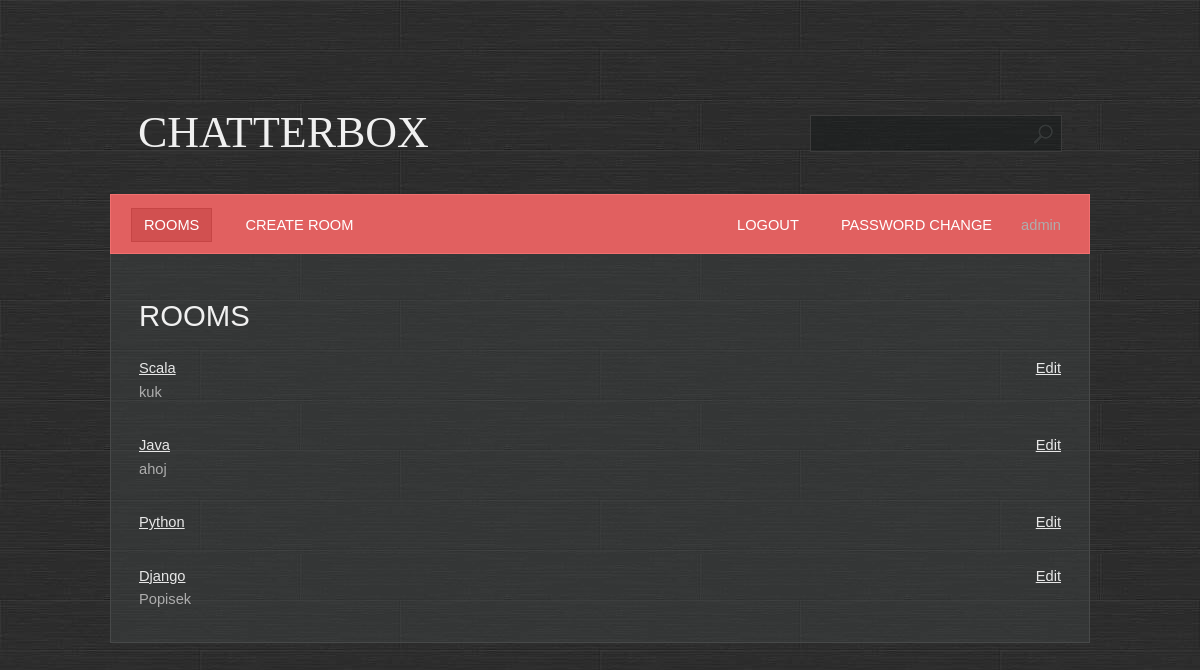
Before: / (signed in) with the older database file.
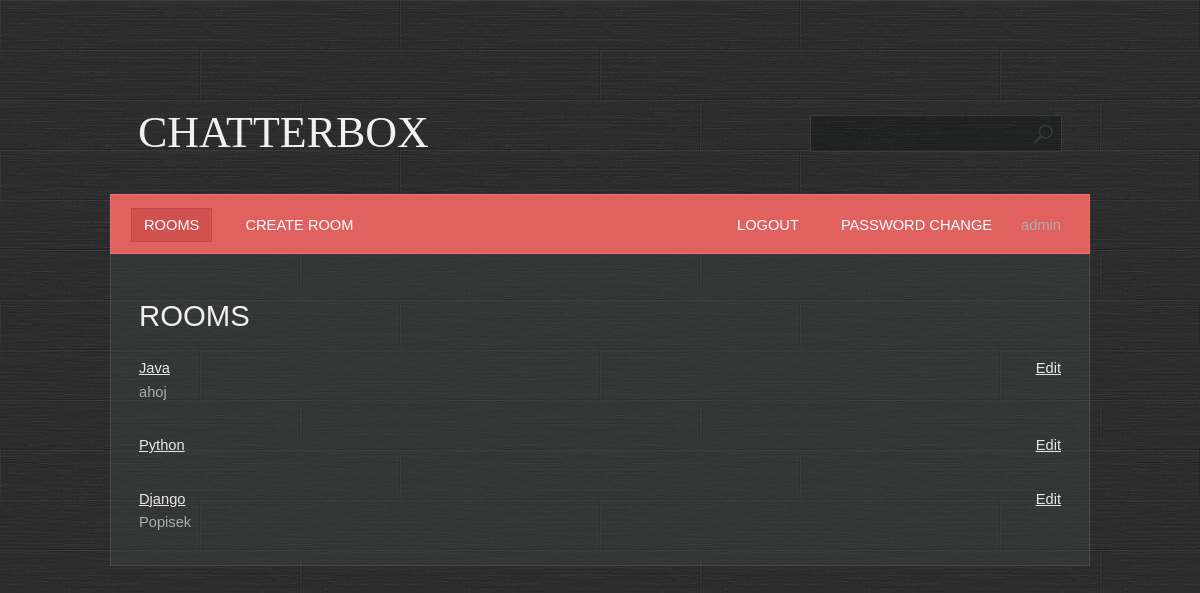
After: the same page with the newer database file.
### base/models.py (models this page shows, shortened)
class Room(Model):
    name = models.CharField(max_length=200, unique=True)
    description = models.TextField(null=True, blank=True)
    participants = models.ManyToManyField(User, related_name='participants', blank=True)
    created = models.DateTimeField(auto_now_add=True)
    updated = models.DateTimeField(auto_now=True)
    class Meta:
        ordering = ['-created', 'name']

### base/views.py (the view)
# urls.py: path('', base.views.RoomsView.as_view(), name='rooms'),
class RoomsView(PermissionRequiredMixin, LoginRequiredMixin, ListView):
    template_name = 'base/rooms.html'
    model = Room
    permission_required = 'base.view_room'

### base/templates/base/rooms.html (shortened to what this page needs)
{% extends 'main.html' %}
{%  block content %}
<h1>Rooms</h1>
{% for room in object_list %}
<div class="box">
    <div style="float: left">
        <a href="{% url 'room' room.id %}">{{ room.name|capfirst }}</a></br>
        {{ room.description }}
    </div>
    <div style="float: right;">
        {% if perms.base.change_room %}
            <a href="{% url 'room_update' room.id %}">Edit</a>
        {% endif %}
    </div>
</div>
{% endfor %}
{%  endblock %}

Changed rows visible on the page:
removed Room: name "Scala", description "kuk"
